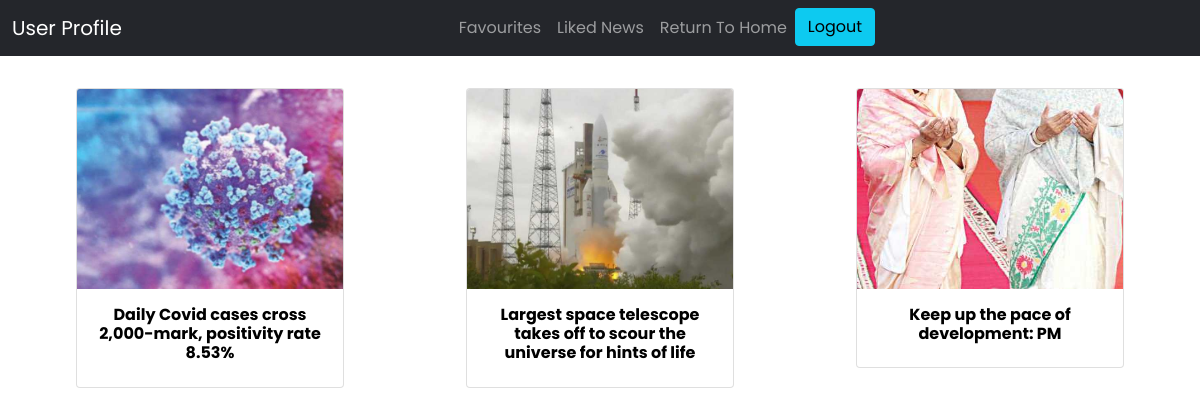
The app's page /user/user_fav.php (signed in) with its own data.
### tables this page shows
CREATE TABLE `news` (
  `news_id` int(11) NOT NULL,
  `news_header` varchar(255) NOT NULL,
  `news_body` mediumtext NOT NULL,
  `upload_time` datetime DEFAULT current_timestamp(),
  `upload_date` date DEFAULT NULL,
  `news_img_1` varchar(255) NOT NULL,
  `admin_id` int(11) DEFAULT NULL,
  `category_id` int(11) DEFAULT NULL
);

### includes/functions.inc.php (called while the page is built, shortened)
<?php
function singleNews($conn, $news_id)
{
    $sql = "SELECT news_id, news_body,news_header,upload_time,upload_date,
    news_img_1,admin_id,category_id
            FROM news
            WHERE news_id = '$news_id'";
    $result = mysqli_query($conn, $sql);
    if ($result->num_rows > 0) {
        while ($row = mysqli_fetch_assoc($result)) {
            $newsInfo = array('news_id' => $row['news_id'], 'news_body' => $row['news_body'], 'news_header' => $row['news_header'], 'upload_time' => $row['upload_time'], 'upload_date' => $row['upload_date'], 'news_img_1' => $row['news_img_1'], 'admin_id' => $row['admin_id'], 'category_id' => $row['category_id']);
        }
    }
    return  $newsInfo;
}
function getFavNews($conn, $reader_id)
{
    $sql = "SELECT news_id
            FROM news_preference
            WHERE reader_id= '$reader_id' AND fav_field='1'";
    $res = mysqli_query($conn, $sql);
    $favNewsInfo = array();
    if ($res->num_rows > 0) {
        while ($row = mysqli_fetch_assoc($res)) {
            $favNews = singleNews($conn, $row["news_id"]);
            array_push($favNewsInfo, $favNews);
        }
    }
    return $favNewsInfo;
}

### user/user_fav.php (the view, shortened to what this page needs)
<?php
include_once "./user_header.php";
if (isset($_SESSION['user_id']) && $_SESSION['user_role'] == "reader") {
    include_once '../includes/dbh.inc.php';
    include_once '../includes/functions.inc.php';
    $favNewsInfo = getFavNews($conn, $_SESSION['user_id']);
?>
    <div>
        <div class="product-card container mb-5 mt-2" id="product-card">
            <div class="row row-cols-1 row-cols-md-4 g-4 mt-2">
                <?php foreach ($favNewsInfo as $news) {
                    $id = $news["news_id"]; ?>
                    <div class="col-4">
                        <div class=" card">
                            <img src="/online_news_portal/img/news_img/<?= $news["news_img_1"] ?>" class="card-img-top" style=" height: 200px; object-fit: cover;">
                            <div class="card-body">
                                <form action="/online_news_portal/news/single_news_page.php" method="GET">
                                    <button type="submit" name="see_news" style="background: white; border: none;">
                                        <h6><b><?php echo  $news["news_header"] ?></b></h6>
                                    </button>
                                </form>
                            </div>
                        </div>
                    </div>
                <?php } ?>
            </div>
        </div>
    <?php } else {
    header('location:/online_news_portal/login.php');
} ?>

### css/style.css (style rules this page uses)
body { line-height: 1.5; font-family: 'Poppins', sans-serif; }
* { margin:0 auto; padding:0; box-sizing: border-box; }
.container { max-width: 1170px; margin:auto; }
.row { display: flex; flex-wrap: wrap; }
.card-img-top { width: 100%; height: 15vw; object-fit: cover; }

### records on screen
news: news_img_1 (picture), news_header "Daily Covid cases cross 2,000-mark, positivity rate 8.53%"
news: news_img_1 (picture), news_header "Largest space telescope takes off to scour the universe for hints of life"
news: news_img_1 (picture), news_header "Keep up the pace of development: PM"
